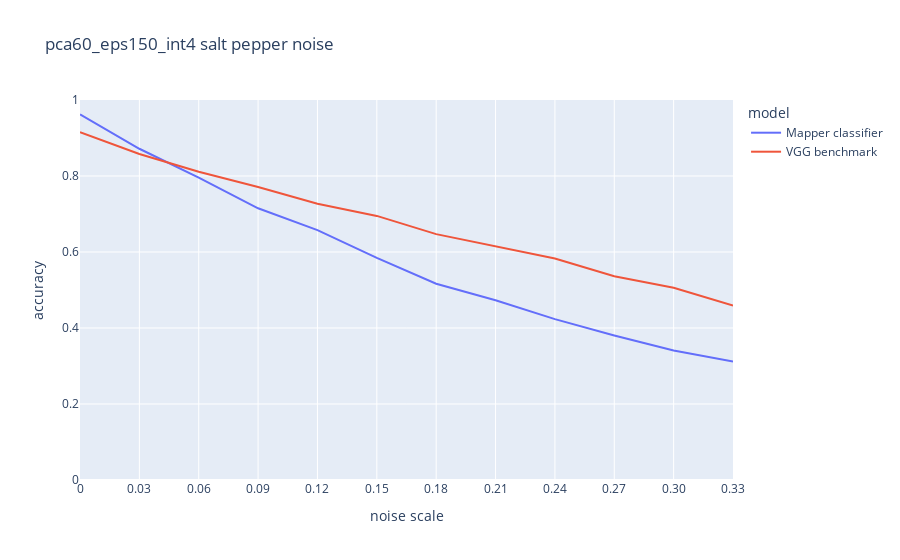

The notebook cell saved with this chart:
### Code cell
plot('pca60_eps150_int4', 'salt pepper noise')

### Figure 1 — Plotly figure (JSON) as saved in the notebook; plotly's stock layout.template omitted (floating-point values rounded to 4 significant figures)
{"data": [{"hovertemplate": "model=Mapper classifier<br>noise scale=%{x}<br>accuracy=%{y}<extra></extra>", "legendgroup": "Mapper classifier", "line": {"color": "#636efa", "dash": "solid"}, "mode": "lines", "name": "Mapper classifier", "orientation": "v", "showlegend": true, "type": "scatter", "x": [0.0, "0.03", "0.06", "0.09", "0.12", "0.15", "0.18", "0.21", "0.24", "0.27", "0.30", "0.33"], "xaxis": "x", "y": [0.962, 0.8717, 0.7957, 0.715, 0.6577, 0.5847, 0.5163, 0.473, 0.4233, 0.3803, 0.341, 0.3117], "yaxis": "y"}, {"hovertemplate": "model=VGG benchmark<br>noise scale=%{x}<br>accuracy=%{y}<extra></extra>", "legendgroup": "VGG benchmark", "line": {"color": "#EF553B", "dash": "solid"}, "mode": "lines", "name": "VGG benchmark", "orientation": "v", "showlegend": true, "type": "scatter", "x": [0.0, "0.03", "0.06", "0.09", "0.12", "0.15", "0.18", "0.21", "0.24", "0.27", "0.30", "0.33"], "xaxis": "x", "y": [0.915, 0.858, 0.811, 0.771, 0.727, 0.695, 0.647, 0.616, 0.583, 0.536, 0.506, 0.459], "yaxis": "y"}], "layout": {"legend": {"title": {"text": "model"}, "tracegroupgap": 0}, "title": {"text": "pca60_eps150_int4 salt pepper noise"}, "xaxis": {"anchor": "y", "domain": [0.0, 1.0], "title": {"text": "noise scale"}}, "yaxis": {"anchor": "x", "domain": [0.0, 1.0], "range": [0, 1], "title": {"text": "accuracy"}}}}
